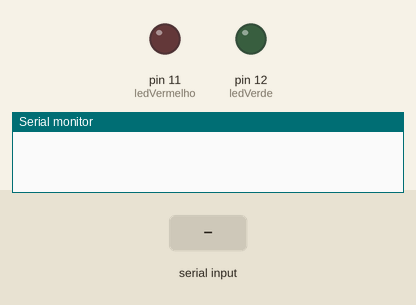
Simulated run of this sketch. Board: Arduino Uno, built with avr-gcc and run on an emulated ATmega328P. Parts: output pins drawn as LEDs (lit = HIGH), the last lines printed to the serial monitor. The inputs (shaded band) are chosen by the test bench.

Above: at 1.2 s.
1.3 s: "1" received over Serial
At 2.4 s:
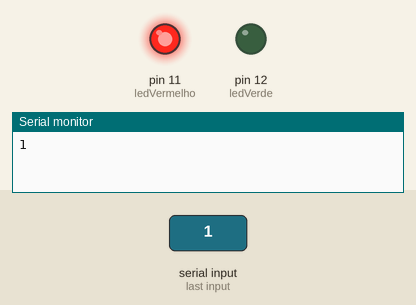
2.8 s: "0" received over Serial
At 3.5 s:
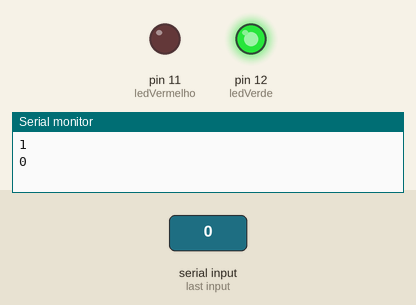
4.3 s: "2" received over Serial
At 13.35 s:
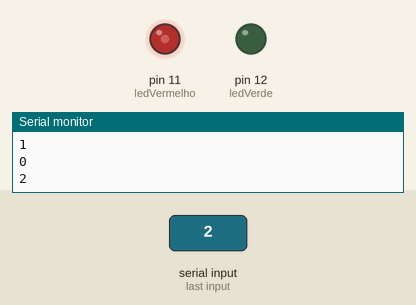
Timing chart, 0 to 15.9 s (numbered marks = the images above; inputs shaded):
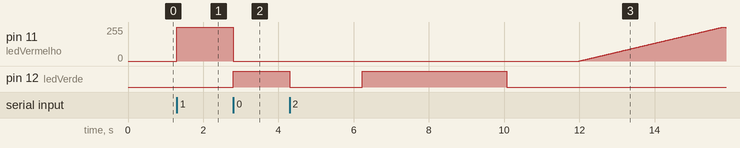

Measured:
- after the input at 1.3 s, pin 11 (ledVermelho): 0/255 → 255/255 at once
- after the input at 2.8 s, pin 11 (ledVermelho): 255/255 → 0/255 at once; pin 12 (ledVerde): LOW → HIGH at once
- after the input at 4.3 s, pin 11 (ledVermelho): rises from 0/255 to 255/255 in 3.8 s, then falls to 251/255 in 0.08 s; pin 12 (ledVerde): HIGH → LOW at once, → HIGH 1.9 s later, → LOW 3.8 s later

The sketch:

experimento2.ino
```cpp
int ledVerde = 12;
int ledVermelho = 11;

//funcao para o efeito fade
void fade(int led) {

  	//aumenta a intensidade
 	for (int brilho = 0; brilho <= 255; brilho++) {
    	analogWrite(led, brilho);
    	delay(15); //intervalo para o efeito ser perceptível
  	}

  	//diminui a intensidade
  	for (int brilho = 255; brilho >= 0; brilho--) {
    	analogWrite(led, brilho);
    	delay(15); //intervalo para o efeito ser perceptível
  	}

}

void setup() {

  pinMode(ledVerde, OUTPUT);
  pinMode(ledVermelho, OUTPUT);

  Serial.begin(9600);

}


void loop() {

  int entrada;
  int serial = Serial.available(); //verifica a disponibilidade da porta

  if (serial > 0) //verifica se tem dados
  {
	entrada = Serial.read(); //lê o valor na serial
    entrada -= 48; //converte de bits para decimal
    Serial.println(entrada); //imprime a entrada
  }


  switch(entrada)
  {

  	case 0: //caso a entrada seja 0

    	digitalWrite(ledVerde, HIGH); //liga o primeiro led
  		digitalWrite(ledVermelho, LOW);
   		break;

    case 1: //caso a entrada seja 1

    	digitalWrite(ledVerde, LOW);
  		digitalWrite(ledVermelho, HIGH); //liga o segundo led
    	break;

    case 2: //caso a entrada seja 2

    	while(Serial.available() <= 0){
    		fade(12); //fade no primeiro LED
  			fade(11); //fade no segundo LED
        }
        break;

  }

}
```
